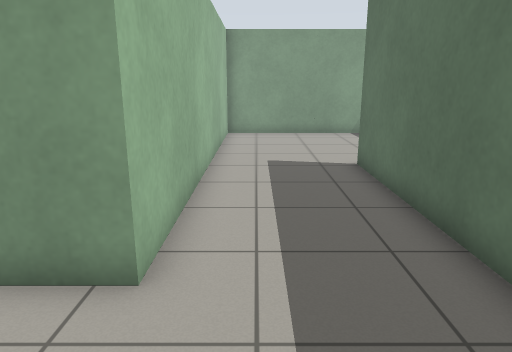
[1] (above)

14 first-person views from a walk through a world built for the Gazebo simulator. The camera is 1.2 m above the floor, tilts 14° down and sees 70° across. The floor is counted in squares, 0.5 m on a side. Each view is taken from the middle of a square. On the plan, view 1 faces up. The plan holds only what a view shows up to about 20 squares ahead; the rest is blank.

[2]
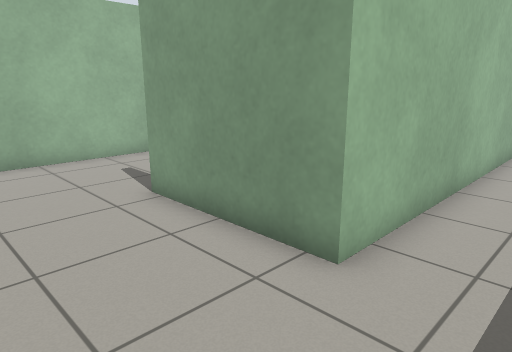

[3]
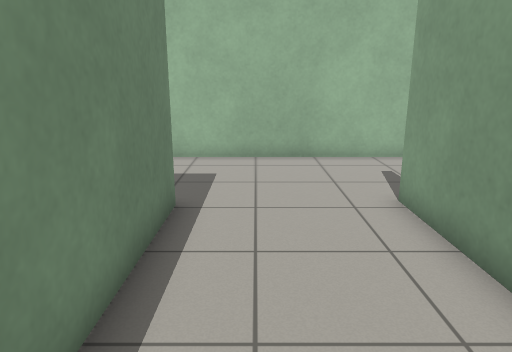

[4]
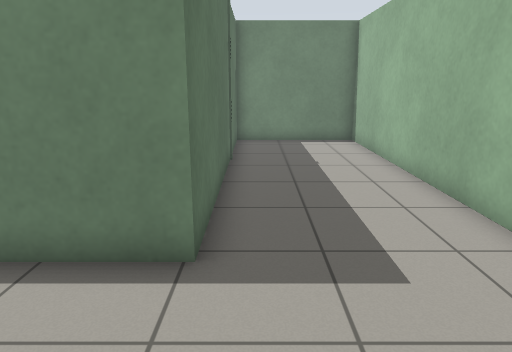

[5]
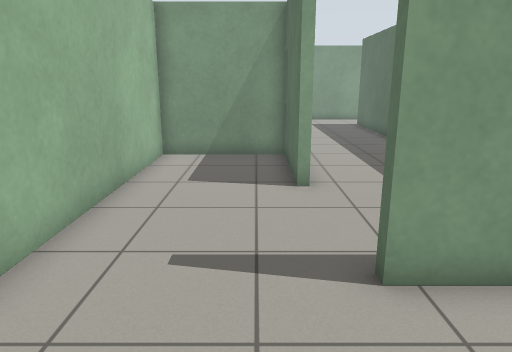

[6]
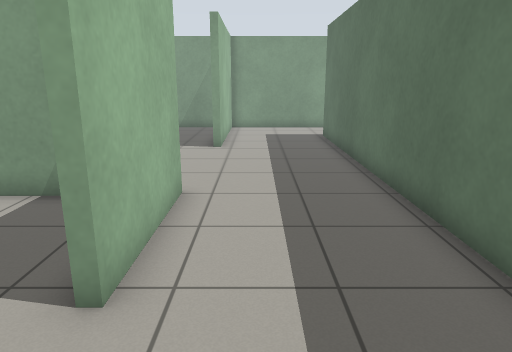

[7]
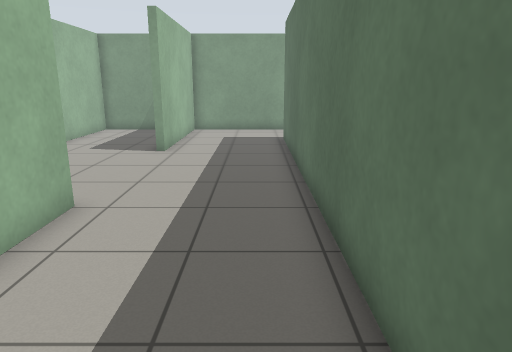

[8]
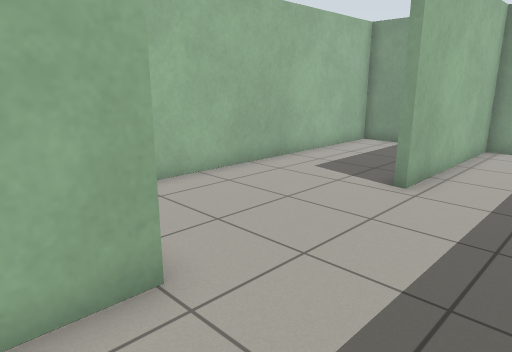

[9]
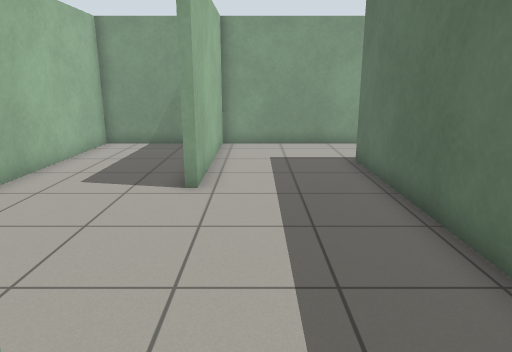

[10]
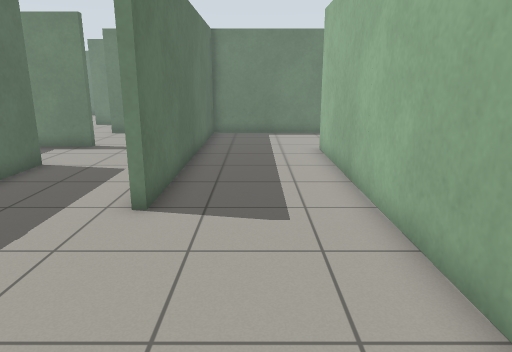

[11]
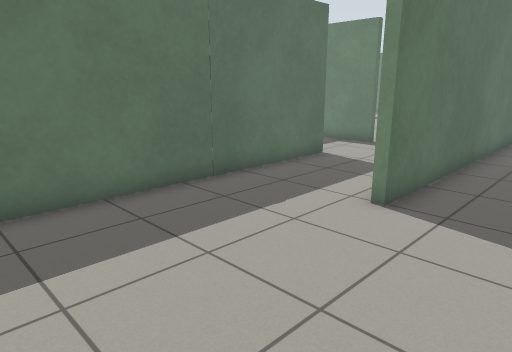

[12]
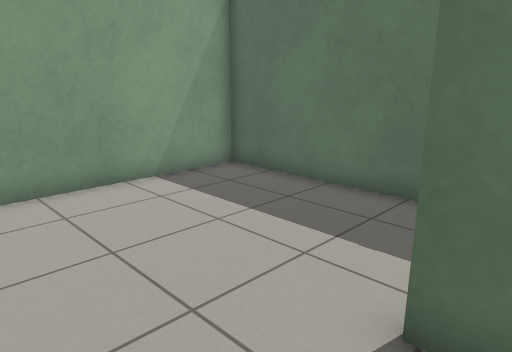

[13]
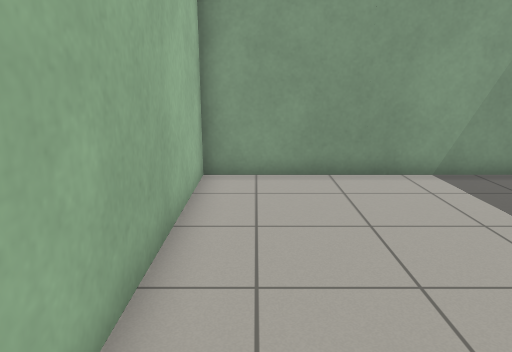

[14]
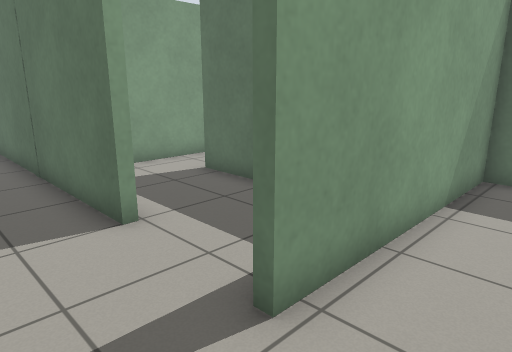

### Floor plan
Points are (right, up) in squares from view 1. A wall is a line through its corners. A room is listed if a view was taken in it or the views show most of it. See-through windows are left out.
Room 1 (views 1, 2, 3, 5)
walls: (-11.3, 3.6) (-11.3, -12.3) (-6.2, -12.3) (-6.2, -0.6) (3.2, -0.6) (3.2, 2.6); (-1.4, 4) (-6.5, 4)
ways out: opening at (-8.5, 4) to room 2; opening at (1, 3.3) to room 3
Room 2 (views 4, 6, 7, 8, 9)
walls: (-6.7, 13.1) (-6.7, 8.5); (-7, 8.5) (-7, 12.8) (-11.3, 12.8) (-11.3, 3.6); (-1.7, 7.5) (-1.7, 22.8); (-8, 26.3) (-11.3, 26.3) (-11.3, 15.6); (-0.6, 26.3) (-6.4, 26.3) (-6.4, 19.4)
ways out: opening at (-8.5, 4) to room 1
Room 3 (views 10, 11, 12, 13)
walls: (8, 6.9) (7.6, 6.9) (7.6, 18.7) (-1.4, 18.7) (-1.4, 4); (7.5, 3.6) (8.5, 3.6); (3.2, 2.6) (3.2, 11.3)
ways out: opening at (1, 3.3) to room 1; opening at (5.5, 3.5) to room 4; opening at (8, 5.5)
Room 4 (view 14)
walls: (7.6, -0.6) (8.4, -0.6); (8.5, 3.3) (7.5, 3.3)
ways out: opening at (5.5, 3.5) to room 3; opening at (8, 1)

Positions as (right, up) in squares from view 1, and headings:
1: (0, 0), facing up
2: (1, 0), facing up-left
3: (1, 1), facing left
4: (-7, 4), facing down
5: (-8, 0), facing up
6: (-5, 5), facing up
7: (-3, 6), facing up
8: (-3, 11), facing up-left
9: (-5, 11), facing up
10: (1, 18), facing down
11: (0, 18), facing down-right
12: (0, 10), facing up-right
13: (0, 9), facing up
14: (5, 1), facing up-right
